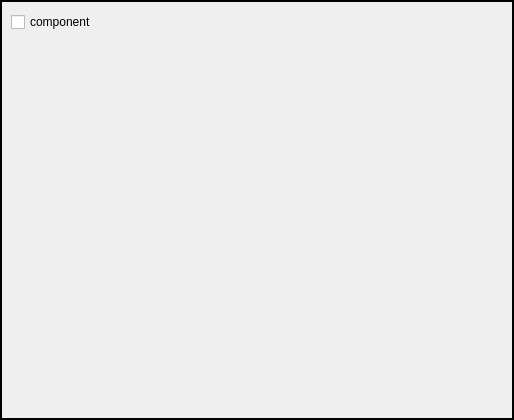
<?xml version="1.0" encoding="UTF-8"?>
<ui version="4.0">
 <class>ComBase</class>
 <widget class="QFrame" name="ComBase">
  <property name="geometry">
   <rect>
    <x>0</x>
    <y>0</y>
    <width>514</width>
    <height>420</height>
   </rect>
  </property>
  <property name="windowTitle">
   <string>Frame</string>
  </property>
  <property name="frameShape">
   <enum>QFrame::WinPanel</enum>
  </property>
  <property name="frameShadow">
   <enum>QFrame::Plain</enum>
  </property>
  <property name="lineWidth">
   <number>2</number>
  </property>
  <property name="midLineWidth">
   <number>0</number>
  </property>
  <layout class="QVBoxLayout" name="verticalLayout">
   <property name="spacing">
    <number>5</number>
   </property>
   <property name="leftMargin">
    <number>0</number>
   </property>
   <property name="topMargin">
    <number>0</number>
   </property>
   <property name="rightMargin">
    <number>0</number>
   </property>
   <property name="bottomMargin">
    <number>0</number>
   </property>
   <item alignment="Qt::AlignTop">
    <widget class="QWidget" name="bar" native="true">
     <property name="sizePolicy">
      <sizepolicy hsizetype="Preferred" vsizetype="Fixed">
       <horstretch>0</horstretch>
       <verstretch>0</verstretch>
      </sizepolicy>
     </property>
     <layout class="QHBoxLayout" name="horizontalLayout">
      <item>
       <widget class="QCheckBox" name="ComTitle">
        <property name="text">
         <string>component</string>
        </property>
        <property name="checkable">
         <bool>true</bool>
        </property>
        <property name="checked">
         <bool>false</bool>
        </property>
        <property name="tristate">
         <bool>false</bool>
        </property>
       </widget>
      </item>
      <item>
       <spacer name="horizontalSpacer">
        <property name="orientation">
         <enum>Qt::Horizontal</enum>
        </property>
        <property name="sizeHint" stdset="0">
         <size>
          <width>40</width>
          <height>20</height>
         </size>
        </property>
       </spacer>
      </item>
      <item>
       <widget class="QPushButton" name="RemoveButton">
        <property name="cursor">
         <cursorShape>PointingHandCursor</cursorShape>
        </property>
        <property name="text">
         <string/>
        </property>
        <property name="icon">
         <iconset resource="../Resources/qdarkstyle/style.qrc">
          <normaloff>:/qss_icons/rc/close-pressed.png</normaloff>:/qss_icons/rc/close-pressed.png</iconset>
        </property>
        <property name="default">
         <bool>false</bool>
        </property>
        <property name="flat">
         <bool>true</bool>
        </property>
       </widget>
      </item>
     </layout>
    </widget>
   </item>
  </layout>
 </widget>
 <resources>
  <include location="../Resources/qdarkstyle/style.qrc"/>
 </resources>
 <connections/>
</ui>
